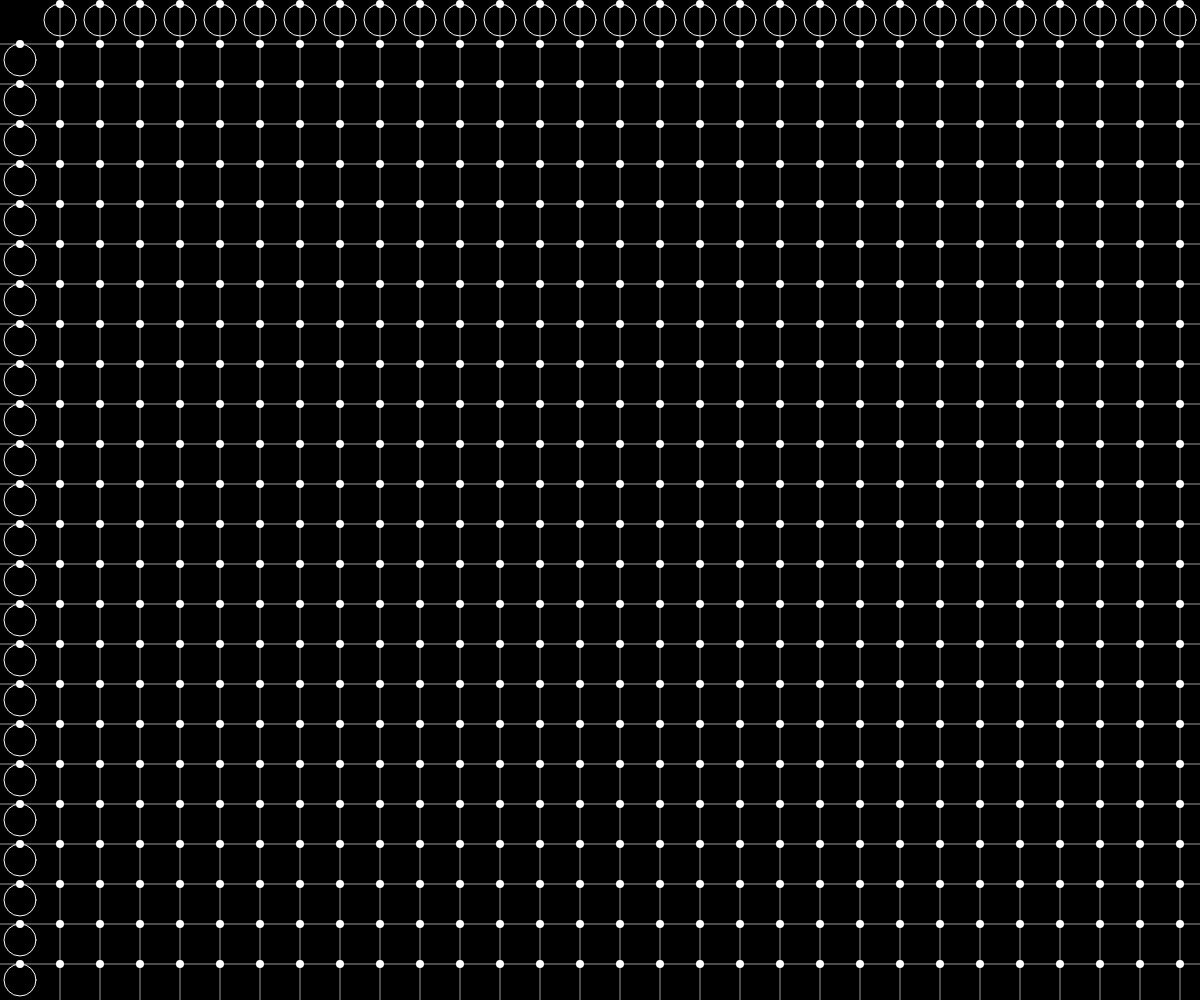
Frame 1 (no input)
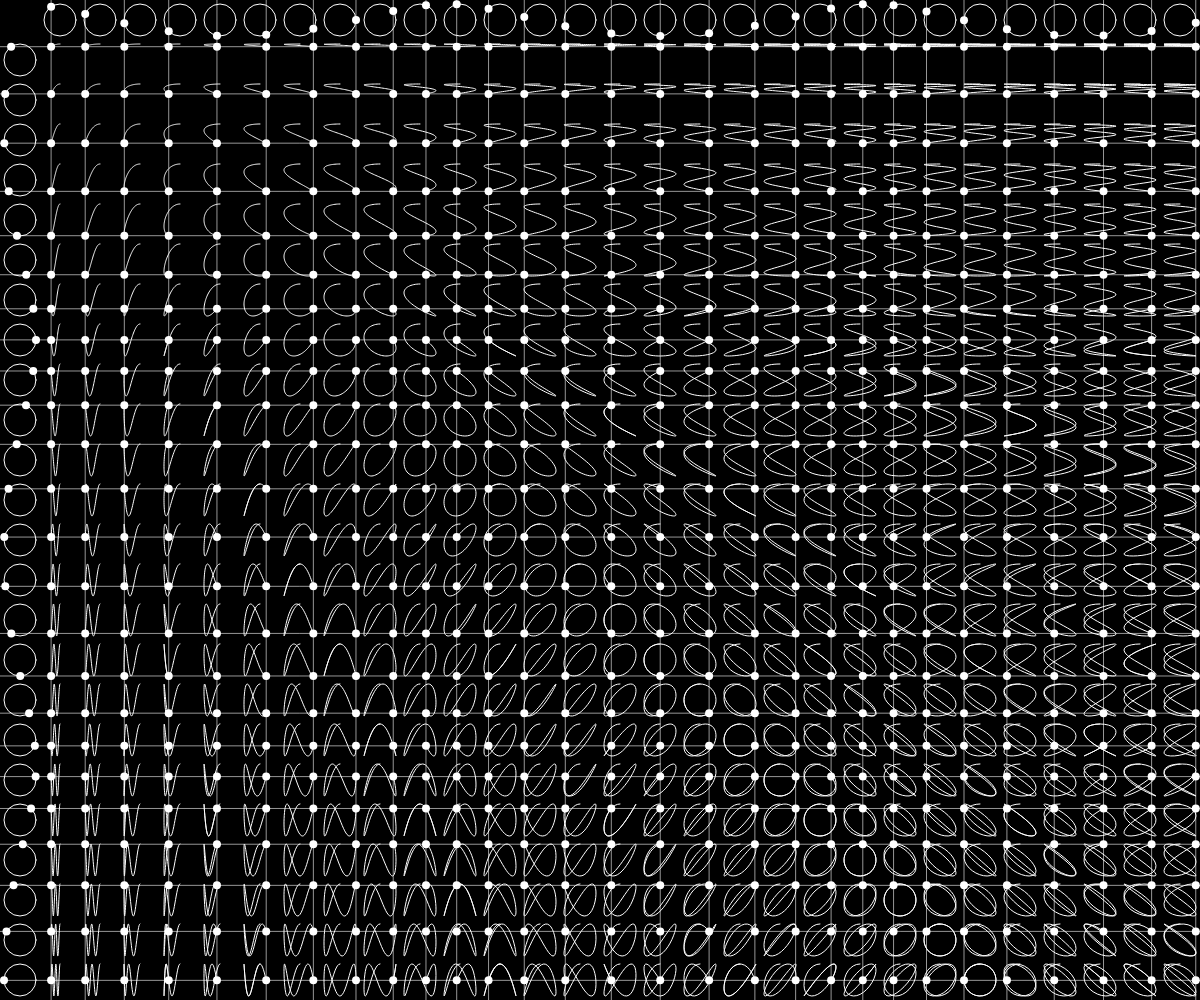
Frame 60 (no input)
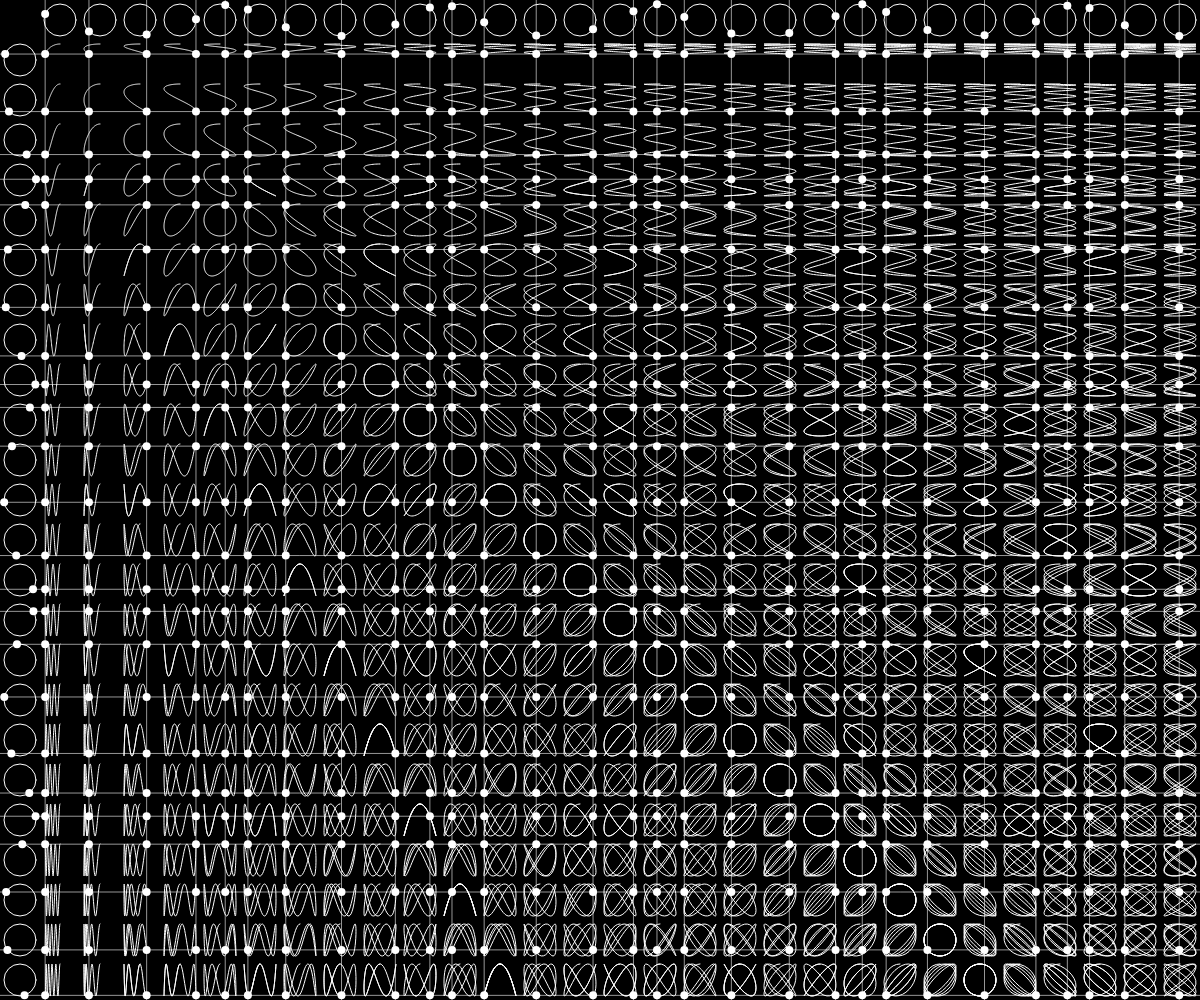
Frame 120 (the mouse pressed at the canvas centre since frame 60)

The p5.js sketch that drew these frames (run headless with seeded random() and noise() and a simulated clock; from frame 60 on, the mouse is pressed at the canvas centre):

// p5.js sketch
// ── sketch.js
let angle = 0;
let w = 40;
let cols;
let rows;
let curves;

function setup() {
  createCanvas(windowWidth, windowHeight);
  cols = floor(width / w) - 1;
  rows = floor(height / w) - 1;
  curves = make2DArray(rows, cols);

  for (let j = 0; j < rows; j++) {
    for (let i = 0; i < cols; i++) {
      curves[j][i] = new Curve();
    }
  }
}

function draw() {
  background(0);
  let d = w - 0.2 * w;
  let r = d / 2;

  noFill();
  stroke(255);
  for (let i = 0; i < cols; i++) {
    let cx = w + i * w + w / 2;
    let cy = w / 2;
    strokeWeight(1);
    stroke(255);
    ellipse(cx, cy, d, d);
    let x = r * cos(angle * (i + 1) - HALF_PI);
    let y = r * sin(angle * (i + 1) - HALF_PI);
    strokeWeight(8);
    stroke(255);
    point(cx + x, cy + y);
    stroke(255, 150);
    strokeWeight(1);
    line(cx + x, 0, cx + x, height);

    for (let j = 0; j < rows; j++) {
      curves[j][i].setX(cx + x);
    }
  }

  noFill();
  stroke(255);
  for (let j = 0; j < rows; j++) {
    let cx = w / 2;
    let cy = w + j * w + w / 2;
    strokeWeight(1);
    stroke(255);
    ellipse(cx, cy, d, d);
    let x = r * cos(angle * (j + 1) - HALF_PI);
    let y = r * sin(angle * (j + 1) - HALF_PI);
    strokeWeight(8);
    stroke(255);
    point(cx + x, cy + y);
    stroke(255, 150);
    strokeWeight(1);
    line(0, cy + y, width, cy + y);

    for (let i = 0; i < cols; i++) {
      curves[j][i].setY(cy + y);
    }
  }

  for (let j = 0; j < rows; j++) {
    for (let i = 0; i < cols; i++) {
      curves[j][i].addPoint();
      curves[j][i].show();
    }
  }

  angle -= 0.01;

  if (angle < -TWO_PI) {
    for (let j = 0; j < rows; j++) {
      for (let i = 0; i < cols; i++) {
        curves[j][i].reset();
      }
    }
    angle = 0;
  }
}

function make2DArray(rows, cols) {
  var arr = new Array(rows);
  for (var i = 0; i < arr.length; i++) {
    arr[i] = new Array(cols);
  }
  return arr;
}

// ── curve.js
class Curve {

  constructor() {
    this.path = [];
    this.current = createVector();
  }

  setX(x) {
    this.current.x = x;
  }

  setY(y) {
    this.current.y = y;
  }

  addPoint() {
    this.path.push(this.current);
  }

  reset() {
    this.path = [];
  }

  show() {
    stroke(255);
    strokeWeight(1);
    noFill();
    beginShape();
    for (let v of this.path) {
      vertex(v.x, v.y);
    }
    endShape();
    strokeWeight(8);
    point(this.current.x, this.current.y);
    this.current = createVector();
  }
}
